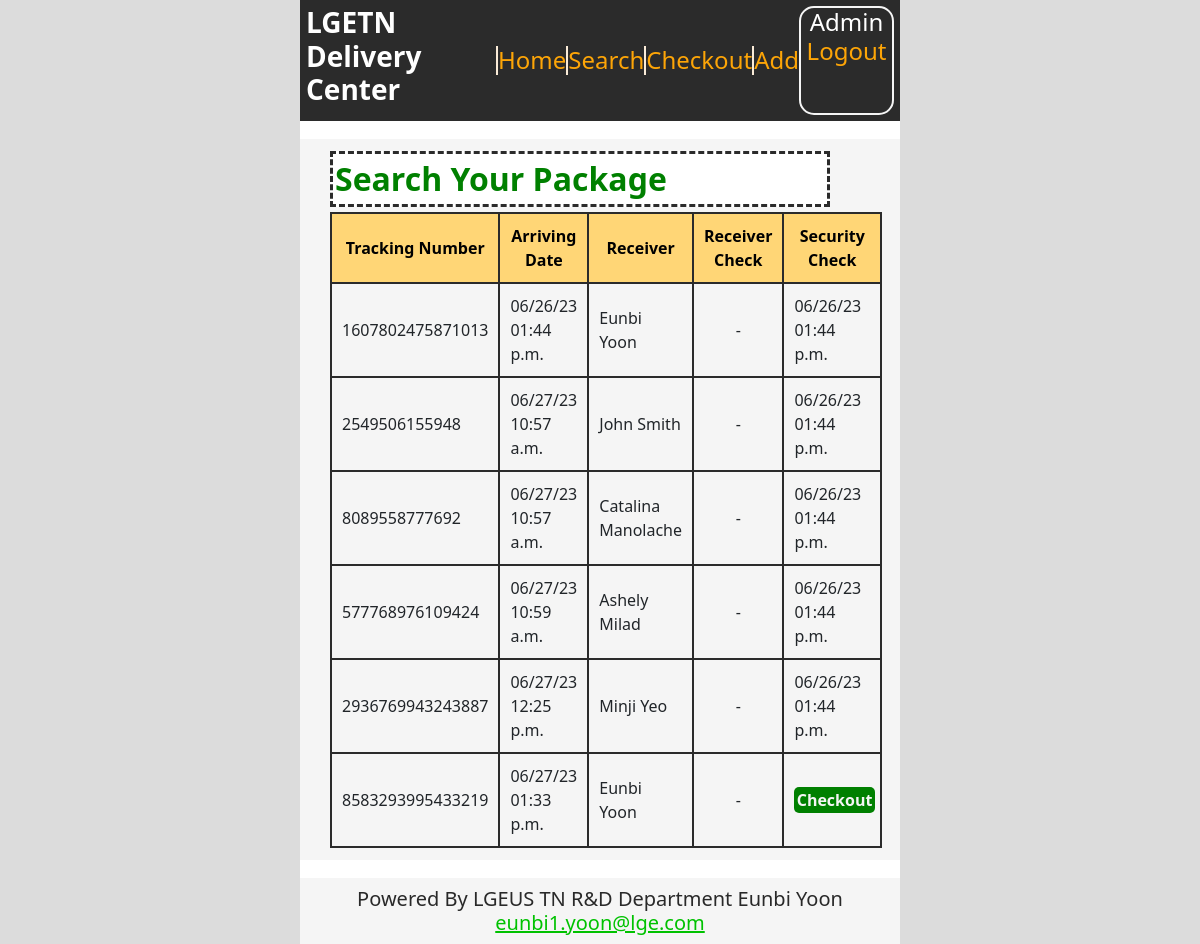
The page /search (signed in) on the database as committed earlier.
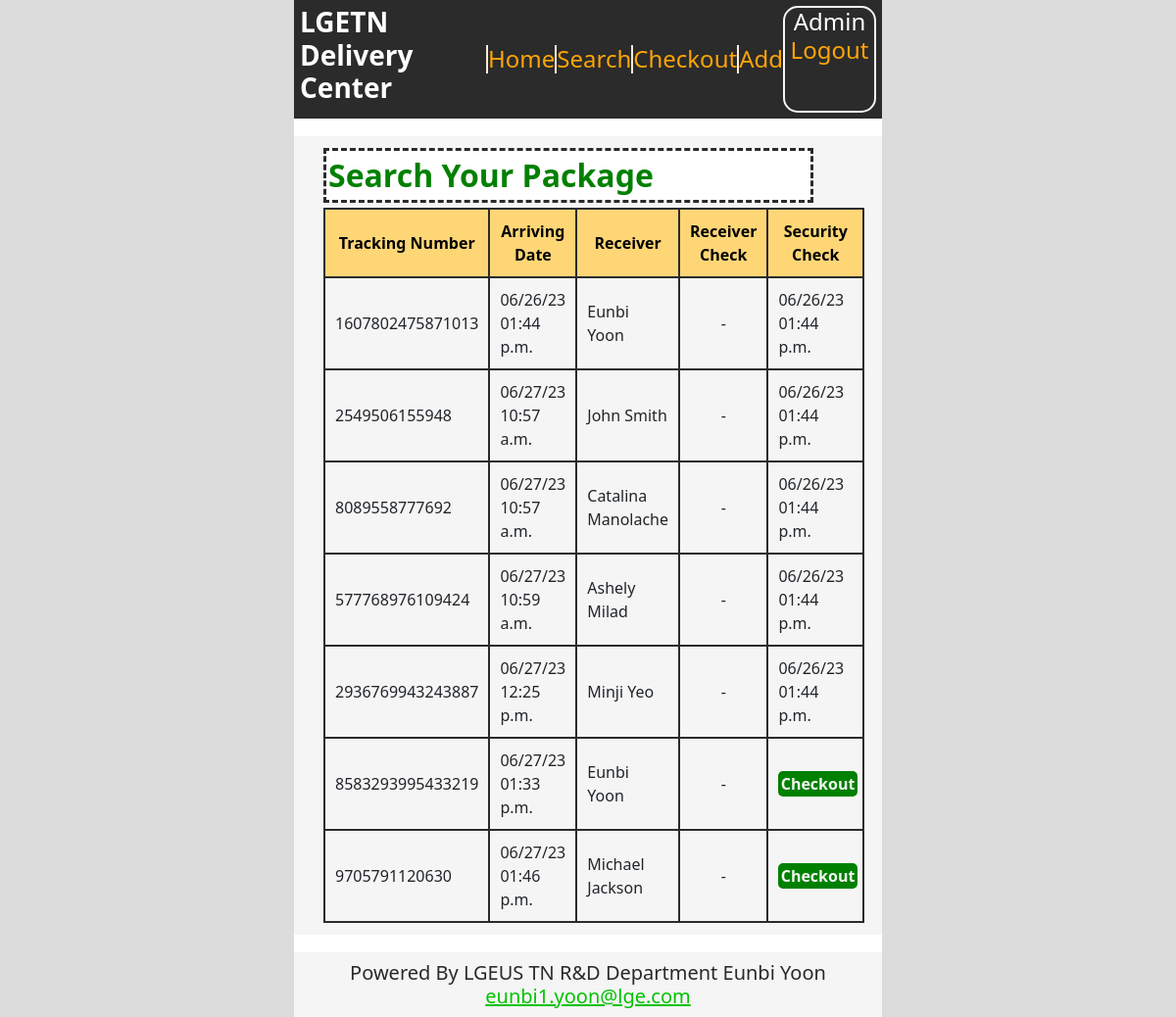
The same page on the database as committed later.
### qrapp/models.py (models this page shows, shortened)
class QRCodeData(models.Model):
    code_data=models.CharField(max_length=255)
    created_at=models.DateTimeField(auto_now_add=True)
    receiver=models.CharField(max_length=255)
    check_out=models.BooleanField(default=False)
    admin_check=models.BooleanField(default=False)
    class Meta:
        verbose_name_plural='QR Scanning Data'

### qrapp/views.py (the view)
# urls.py: path('search',searchView, name='search_url'),
@login_required(login_url='login_url')
def searchView(request):
    item_list=QRCodeData.objects.all()
    username=request.user.username
    context={
        'item_list':item_list,
        'username':username,
        "date":"06/26/23 01:44 p.m."
    }
    return render(request, 'search.html', context)

### qrapp/templates/search.html (shortened to what this page needs)
{% extends 'base.html' %}
{% block container %}
    <div class="search-detail">
        <input type="text" id="filterInput" placeholder="Search Your Package" oninput="filterTable()" required pattern="\S+.*" >
        <table id="myTable">
            <thead>
              <tr>
                <th>Tracking Number</th>
                <th>Arriving Date</th>
                <th>Receiver</th>
                <th>Receiver Check</th>
                <th>Security Check</th>
              </tr>
            </thead>
            <tbody>
                {% for item in item_list %}
                    <tr>
                        <td>{{ item.code_data }}</td>
                        <td>{{ item.created_at|date:"m/d/y h:i a" }}</td>
                        <td>{{ item.receiver }}</td>
                        {% if item.check_out %}
                            <td>{{ date }}</td>
                        {% else %}
                            <td>
                                {% if username == item.receiver %}
                                    <center><a href="{% url 'checkout_url' %}">Checkout</a></center>
                                {% else %}
                                    <center>-</center>
                                {% endif %}
                            </td>
                        {% endif %}
                        {% if item.admin_check %}
                            <td>{{ date }}</td>
                        {% else %}
                            <td>
                                {% if user.is_superuser %}
                                    <center><a href="{% url 'checkout_url' %}">Checkout</a></center>
                                {% else %}
                                    <center>-</center>
                                {% endif %}
                            </td>
                        {% endif %}
                    </tr>
                {% endfor %}
            </tbody>
        </table>
    </div>
    {% load static %}
{% endblock %}

Rows that differ between the two databases and show on the page:
added QRCodeData: code_data "9705791120630", created_at "06/27/23 01:46 p.m.", receiver "Michael Jackson", admin_check "Checkout"
